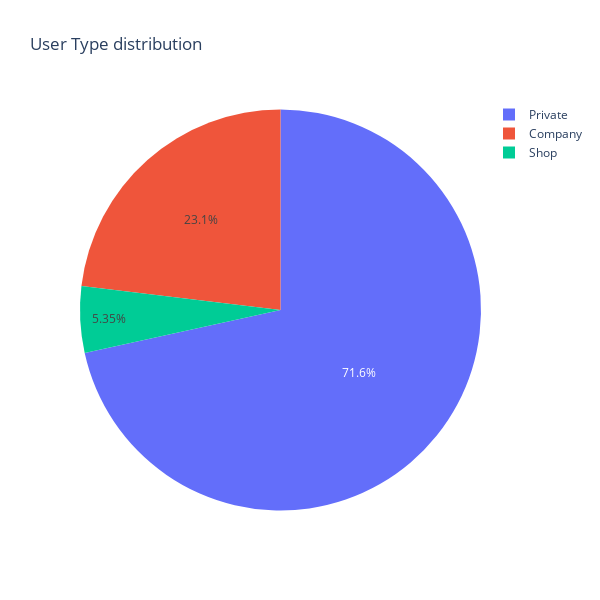

This figure's notebook cell:
### Markdown cell above
** User Type:**

Now let us look at the user type.

### Code cell
temp_series = train_df['user_type'].value_counts()
labels = (np.array(temp_series.index))
sizes = (np.array((temp_series / temp_series.sum())*100))

trace = go.Pie(labels=labels, values=sizes)
layout = go.Layout(
    title='User Type distribution',
    width=600,
    height=600,
)
data = [trace]
fig = go.Figure(data=data, layout=layout)
py.iplot(fig, filename="usertype")

### Figure 1 — Plotly figure (JSON) as saved in the notebook; plotly's stock layout.template omitted (floating-point values rounded to 4 significant figures)
{"data": [{"labels": ["Private", "Company", "Shop"], "type": "pie", "values": [71.55, 23.1, 5.352]}], "layout": {"height": 600, "title": {"text": "User Type distribution"}, "width": 600}}
